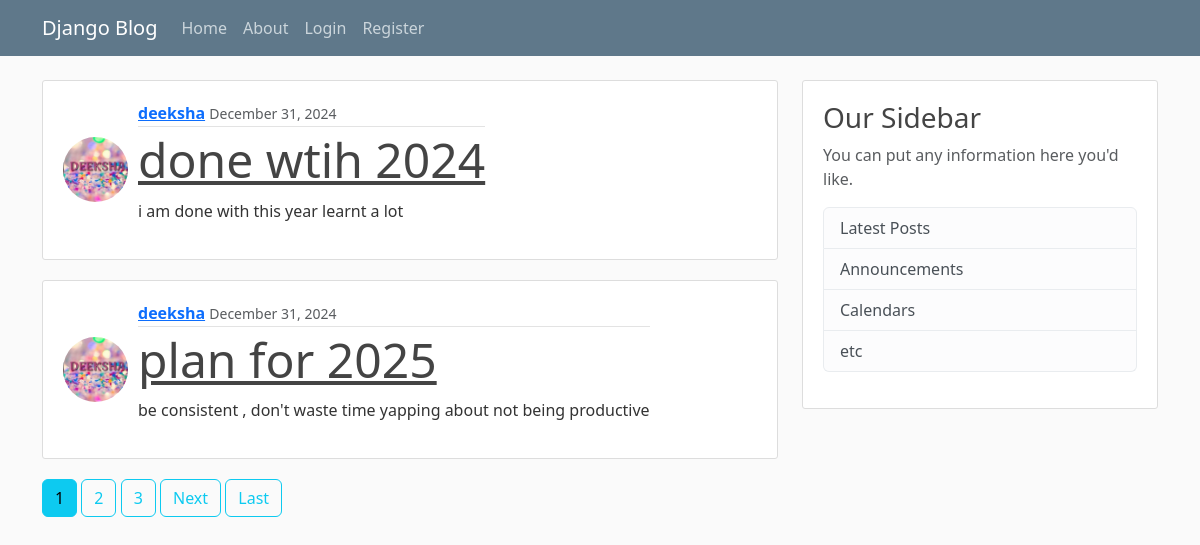
The page / on the database its author committed.
### blog/models.py (models this page shows, shortened)
class Post(models.Model):
    title=models.CharField(max_length=100)
    content=models.TextField()
    date_posted=models.DateTimeField(default=timezone.now)
    author=models.ForeignKey(User,on_delete=models.CASCADE)

### users/models.py (models this page shows, shortened)
class Profile(models.Model): # why models.Model is used ?
    user=models.OneToOneField(User,on_delete=models.CASCADE)#what is cascade?
    image=models.ImageField(default='default.jpeg',upload_to='profile_pics')

### blog/views.py (the view)
# urls.py: path('', PostListView.as_view(),name='blog-home'),
class PostListView(ListView):
    model=Post
    template_name='blog/home.html'
    context_object_name='posts'
    ordering=['-date_posted']
    paginate_by=2

### blog/templates/blog/home.html (shortened to what this page needs)
{% extends 'blog/base.html' %}
{% block content %}
{% for post in posts %}
<article class="media content-section">
  <img class="rounded-circle article-img" src="{{ post.author.profile.image.url }}">
  <div class="media-body">
    <div class="article-metadata">
      <a class="mr-2" href="{% url 'user-posts' post.author.username %}">{{ post.author }}</a>
      <small class="text-muted">{{ post.date_posted|date:"F d, Y" }}</small>
    </div>
    <h2><a class="article-title" href='{% url "post-detail" post.id %}'>{{ post.title }}</a></h2>
    <p class="article-content">{{ post.content }}</p>
  </div>
</article>
{% endfor %}
  {% if is_paginated %}
    {% for num in page_obj.paginator.page_range %}
      {% if page_obj.number == num %}
        <a  class="btn btn-info mb-4" href="?page={{num}}">{{ num }}</a>
      {% elif num > page_obj.number|add:"-3" and num < page_obj.number|add:"3"%}
        <a  class="btn btn-outline-info mb-4" href="?page={{num}}">{{ num }}</a>
      {% endif %}
    {% endfor %}
    {% if page_obj.has_next %}
      <a  class="btn btn-outline-info mb-4" href="?page={{page_obj.next_page_number}}">Next</a>
      <a  class="btn btn-outline-info mb-4" href="?page={{page_obj.paginator.num_pages}}">Last</a>
    {% endif %}
  {% endif %}
{% endblock content %}

### blog/templates/blog/base.html (shortened to what this page needs)
{% load static %}
<!DOCTYPE html>
<html lang="en">
<head>
    <link href="https://cdn.jsdelivr.net/npm/bootstrap@5.3.3/dist/css/bootstrap.min.css" rel="stylesheet">
    <link rel="stylesheet" type="text/css" href="{% static 'blog/main.css'%}">
</head>
<body>
    <header class="site-header">
        <nav class="navbar navbar-expand-md navbar-dark bg-steel fixed-top">
          <div class="container">
            <a class="navbar-brand mr-4" href="/">Django Blog</a>
            <div class="collapse navbar-collapse" id="navbarToggle">
              <div class="navbar-nav mr-auto">
                <a class="nav-item nav-link" href="{% url 'blog-home' %}">Home</a>
                <a class="nav-item nav-link" href="{% url 'blog-about' %}">About</a>
              </div>
              <div class="navbar-nav">
                {% if user.is_authenticated %}
                <a class="nav-item nav-link" href="{% url 'post-create' %}">New Post</a>
                <a class="nav-item nav-link" href="{% url 'logout' %}">Logout</a>
                <a class="nav-item nav-link" href="{% url 'profile'%}">Profile</a>
                {% else %}
                <a class="nav-item nav-link" href="{% url 'login' %}">Login</a>
                <a class="nav-item nav-link" href="{% url 'register'%}">Register</a>
                {% endif %}
              </div>
            </div>
          </div>
        </nav>
      </header>
      <main role="main" class="container">
            <div class="row">
            <div class="col-md-8">
                {% block content %}{% endblock %}
            </div>
            <div class="col-md-4">
                <div class="content-section">
                <h3>Our Sidebar</h3>
                <p class='text-muted'>You can put any information here you'd like.
                    <ul class="list-group">
                    <li class="list-group-item list-group-item-light">Latest Posts</li>
                    <li class="list-group-item list-group-item-light">Announcements</li>
                    <li class="list-group-item list-group-item-light">Calendars</li>
                    <li class="list-group-item list-group-item-light">etc</li>
                    </ul>
                </p>
                </div>
            </div>
            </div>
      </main>
</body>
</html>

### blog/static/blog/main.css (style rules this page uses)
body { background: #fafafa; color: #333333; margin-top: 5rem; }
h1, h2, h3, h4, h5, h6 { color: #444444; }
ul { margin: 0; }
.bg-steel { background-color: #5f788a; }
.site-header .navbar-nav .nav-link { color: #cbd5db; }
.content-section { background: #ffffff; padding: 10px 20px; border: 1px solid #dddddd; border-radius: 3px; margin-bottom: 20px; }
.article-title { color: #444444; }
.article-content { white-space: pre-line; }
.article-img { height: 65px; width: 65px; margin-right: 16px; }
.article-metadata { padding-bottom: 1px; margin-bottom: 4px; border-bottom: 1px solid #e3e3e3 }

### blog/templates/blog/home.html (style rules this page uses)
.media { display: flex; align-items: center; }
.article-img { margin-right: 10px; }
.content-section { padding: 20px; }
.article-metadata a { font-weight: bold; }
.article-title { font-size: 1.5em; }
.article-content { margin-top: 10px; }

### rows shown on the page
Post: author.profile.image (picture), author "deeksha", date_posted "December 31, 2024", title "done wtih 2024", content "i am done with this year learnt a lot"
Post: author.profile.image (picture), author "deeksha", date_posted "December 31, 2024", title "plan for 2025", content "be consistent , don't waste time yapping about not being productive"

### other values the page prints
{{ num }} "1"
{{ num }} "2" "3"
